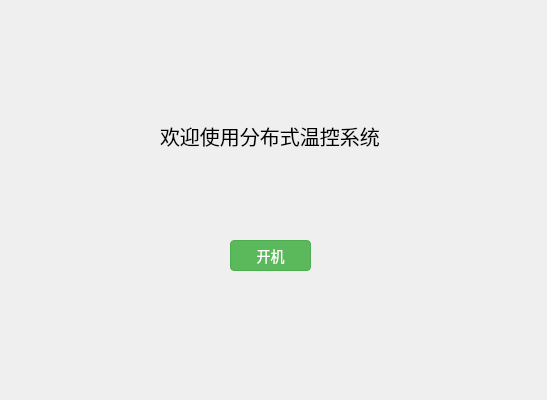
<?xml version="1.0" encoding="UTF-8"?>
<ui version="4.0">
 <class>open</class>
 <widget class="QDialog" name="open">
  <property name="geometry">
   <rect>
    <x>0</x>
    <y>0</y>
    <width>547</width>
    <height>400</height>
   </rect>
  </property>
  <property name="windowTitle">
   <string>Dialog</string>
  </property>
  <widget class="QPushButton" name="pushButton">
   <property name="geometry">
    <rect>
     <x>230</x>
     <y>240</y>
     <width>81</width>
     <height>31</height>
    </rect>
   </property>
   <property name="cursor">
    <cursorShape>PointingHandCursor</cursorShape>
   </property>
   <property name="styleSheet">
    <string notr="true">QPushButton{
display: inline-block;
  padding: 6px 12px;
  margin-bottom: 0;
  font-size: 14px;
  font-weight: normal;
  line-height: 1.42857143;
  text-align: center;
  white-space: nowrap;
  vertical-align: middle;
  -ms-touch-action: manipulation;
      touch-action: manipulation;
  -webkit-user-select: none;
     -moz-user-select: none;
      -ms-user-select: none;
          user-select: none;
  background-image: none;
  border: 1px solid transparent;
  border-radius: 4px;
}

.focus {
  color: #fff;
  background-color: #449d44;
  border-color: #255625;
}

#pushButton:hover{color: #fff;
  background-color: #449d44;
  border-color: #398439;
cursor: pointer;
}

#pushButton{color:#fff;background-color:#5cb85c;border-color:#4cae4c}</string>
   </property>
   <property name="text">
    <string>开机</string>
   </property>
  </widget>
  <widget class="QLabel" name="label">
   <property name="geometry">
    <rect>
     <x>160</x>
     <y>120</y>
     <width>251</width>
     <height>31</height>
    </rect>
   </property>
   <property name="styleSheet">
    <string notr="true">font-family:'microsoft yahei';
font:20px;</string>
   </property>
   <property name="text">
    <string>欢迎使用分布式温控系统</string>
   </property>
  </widget>
 </widget>
 <resources/>
 <connections>
  <connection>
   <sender>pushButton</sender>
   <signal>clicked()</signal>
   <receiver>open</receiver>
   <slot>accept()</slot>
   <hints>
    <hint type="sourcelabel">
     <x>350</x>
     <y>275</y>
    </hint>
    <hint type="destinationlabel">
     <x>366</x>
     <y>180</y>
    </hint>
   </hints>
  </connection>
 </connections>
</ui>
